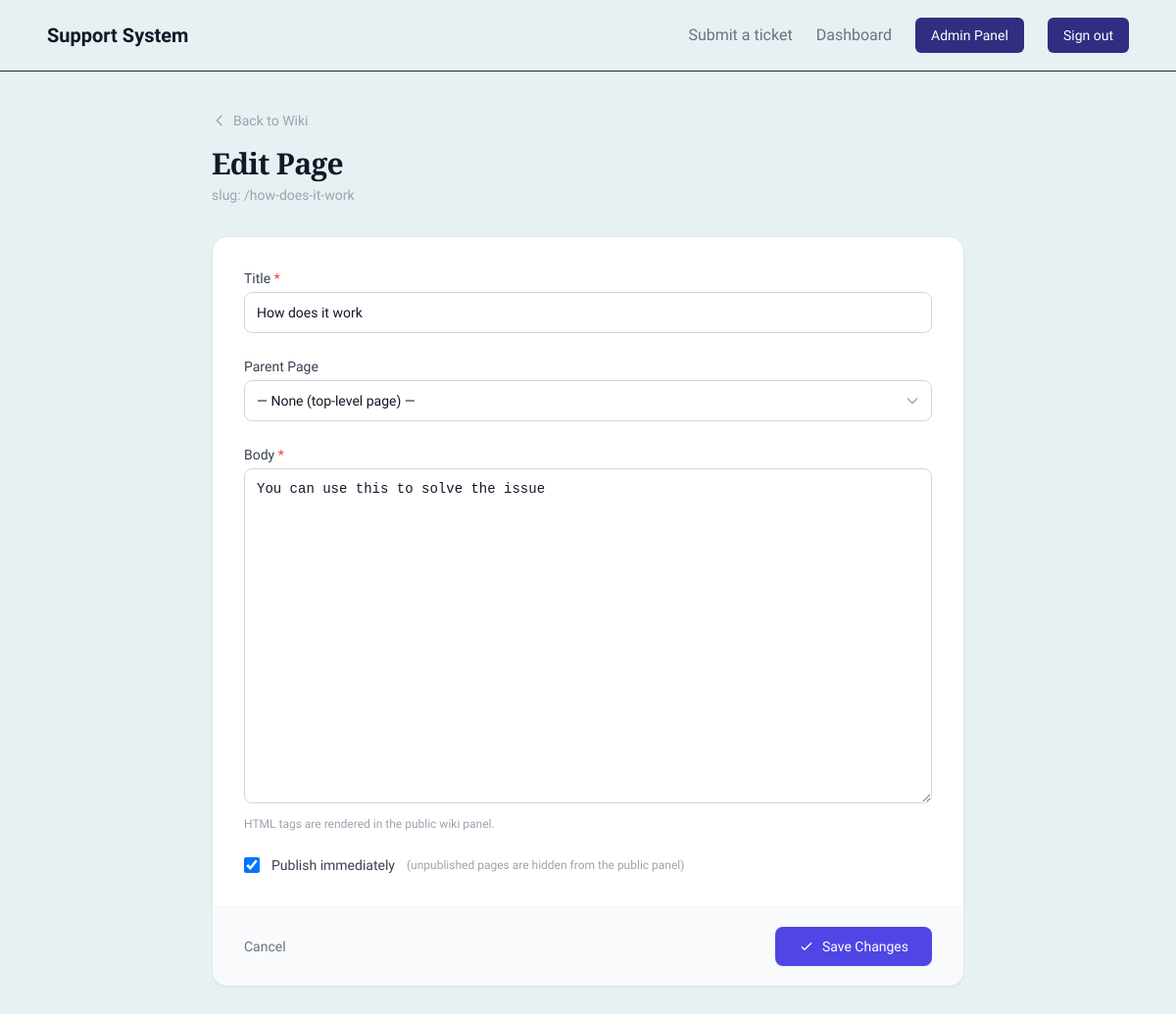
/wiki/1/edit (signed in), run on the app's committed database.
### models/wiki.py (models this page shows)
class WikiPage(db.Model):
    __tablename__ = 'wiki_pages'
    id = db.Column(db.Integer, primary_key=True)
    title = db.Column(db.String(200), nullable=False)
    slug = db.Column(db.String(200), unique=True, nullable=False)
    body = db.Column(db.Text, nullable=False)
    parent_id = db.Column(db.Integer, db.ForeignKey('wiki_pages.id'), nullable=True)
    created_by = db.Column(db.Integer, db.ForeignKey('users.id'), nullable=False)
    updated_by = db.Column(db.Integer, db.ForeignKey('users.id'), nullable=True)
    created_at = db.Column(db.DateTime, default=datetime.utcnow)
    updated_at = db.Column(db.DateTime, default=datetime.utcnow, onupdate=datetime.utcnow)
    is_published = db.Column(db.Boolean, default=False)
    children = db.relationship('WikiPage', backref=db.backref('parent', remote_side=[id]), lazy=True)
    history = db.relationship('WikiPageHistory', backref='page', lazy=True)

### routes/wiki.py (the view, shortened to what this page needs)
@wiki_bp.route('/<int:page_id>/edit', methods=['GET', 'POST'])
@login_required
@require_permission('Wiki', 'can_edit')
def edit(page_id):
    page = WikiPage.query.get_or_404(page_id)
    parent_pages = WikiPage.query.filter(
        WikiPage.parent_id == None,
        WikiPage.id != page_id
    ).order_by(WikiPage.title).all()
    return render_template('wiki/form.html', page=page, parent_pages=parent_pages,
                           form={}, action='edit')

### app.py (called while the page is built)
@app.after_request
def add_no_cache(response):
    response.headers['Cache-Control'] = 'no-cache, no-store, must-revalidate'
    response.headers['Pragma'] = 'no-cache'
    response.headers['Expires'] = '0'
    return response

### routes/wiki.py (called while the page is built)
@wiki_bp.context_processor
def wiki_permissions():
    if not current_user.is_authenticated:
        return dict(wiki_perm=None)
    if current_user.is_superadmin:
        class _All:
            can_view = can_create = can_edit = can_delete = True
        return dict(wiki_perm=_All())
    perm = UserPermission.query.filter_by(
        user_id=current_user.id, module='Wiki'
    ).first()
    return dict(wiki_perm=perm)

### templates/wiki/form.html (shortened to what this page needs)
{% extends "base.html" %}
{% block content %}
<div class="min-h-screen py-10 px-4 sm:px-6 lg:px-8">
  <div class="max-w-3xl mx-auto">
    <div class="mb-8">
      <a href="{{ url_for('wiki.index') }}"
         class="inline-flex items-center gap-1.5 text-sm text-gray-400 hover:text-gray-700 transition mb-4">
        <svg class="w-4 h-4" fill="none" stroke="currentColor" viewBox="0 0 24 24">
          <path stroke-linecap="round" stroke-linejoin="round" stroke-width="2" d="M15 19l-7-7 7-7"/>
        </svg>
        Back to Wiki
      </a>
      <h1 class="text-3xl font-bold font-serif text-gray-900 tracking-tight">
        {{ 'Edit Page' if action == 'edit' else 'New Wiki Page' }}
      </h1>
      {% if action == 'edit' %}
        <p class="mt-1 text-sm text-gray-400">slug: /{{ page.slug }}</p>
      {% endif %}
    </div>
    <div class="bg-white border border-gray-200 rounded-2xl shadow-sm overflow-hidden">
      <form method="POST"
            action="{{ url_for('wiki.edit', page_id=page.id) if action == 'edit' else url_for('wiki.create') }}">
        <div class="px-8 py-8 space-y-6">
          <div>
            <label for="title" class="block text-sm font-medium text-gray-700 mb-1">
              Title <span class="text-red-500">*</span>
            </label>
            <input type="text" id="title" name="title" required
              value="{{ page.title if action == 'edit' else form.get('title', '') }}"
              placeholder="e.g. How to reset your password"
              class="w-full rounded-lg border border-gray-300 px-3 py-2.5 text-sm text-gray-900 placeholder-gray-400
                     focus:outline-none focus:ring-2 focus:ring-indigo-500 focus:border-transparent transition">
          </div>
          <div>
            <label for="parent_id" class="block text-sm font-medium text-gray-700 mb-1">Parent Page</label>
            <div class="relative">
              <select id="parent_id" name="parent_id"
                class="w-full appearance-none rounded-lg border border-gray-300 pl-3 py-2.5 pr-8 text-sm text-gray-900
                       focus:outline-none focus:ring-2 focus:ring-indigo-500 focus:border-transparent transition">
                <option value="">— None (top-level page) —</option>
              </select>
              <div class="pointer-events-none absolute inset-y-0 right-3 flex items-center">
              </div>
            </div>
          </div>
          <div>
            <label for="body" class="block text-sm font-medium text-gray-700 mb-1">
              Body <span class="text-red-500">*</span>
            </label>
            <textarea id="body" name="body" rows="16" required
              placeholder="Write the article content here. HTML is supported."
              class="w-full rounded-lg border border-gray-300 px-3 py-2.5 text-sm text-gray-900 placeholder-gray-400
                     focus:outline-none focus:ring-2 focus:ring-indigo-500 focus:border-transparent transition resize-y font-mono"
            >{{ page.body if action == 'edit' else form.get('body', '') }}</textarea>
            <p class="mt-1.5 text-xs text-gray-400">HTML tags are rendered in the public wiki panel.</p>
          </div>
          <div class="flex items-center gap-3">
            <input type="checkbox" id="is_published" name="is_published"
              {% if action == 'edit' and page.is_published %}checked
              {% elif form.get('is_published') %}checked{% endif %}
              class="w-4 h-4 rounded border-gray-300 text-indigo-600 focus:ring-indigo-500 cursor-pointer">
            <label for="is_published" class="text-sm font-medium text-gray-700 cursor-pointer">
              Publish immediately
            </label>
            <span class="text-xs text-gray-400">(unpublished pages are hidden from the public panel)</span>
          </div>
        </div>
        <div class="px-8 py-5 bg-gray-50 border-t border-gray-100 flex items-center justify-between">
          <a href="{{ url_for('wiki.index') }}"
             class="text-sm text-gray-500 hover:text-gray-700 transition">Cancel</a>
          <button type="submit"
            class="inline-flex items-center gap-2 bg-indigo-600 hover:bg-indigo-700 text-white font-medium text-sm px-6 py-2.5 rounded-lg transition shadow-sm">
            <svg class="w-4 h-4" fill="none" stroke="currentColor" viewBox="0 0 24 24">
              <path stroke-linecap="round" stroke-linejoin="round" stroke-width="2" d="M5 13l4 4L19 7"/>
            </svg>
            {{ 'Save Changes' if action == 'edit' else 'Create Page' }}
          </button>
        </div>
      </form>
    </div>
  </div>
</div>
{% endblock %}

### templates/base.html (style rules this page uses)
body { background: #e7f1f3; }
select { appearance: none; -webkit-appearance: none; background-color: #ffffff !important; cursor: pointer; }

### data on the page
WikiPage: slug "how-does-it-work", title "How does it work", body "You can use this to solve the issue", is_published "☑"

### other printed values
{{ 'Edit Page' if action == 'edit' else 'New Wiki Page' }} "Edit Page"
{{ 'Save Changes' if action == 'edit' else 'Create Page' }} "Save Changes"
